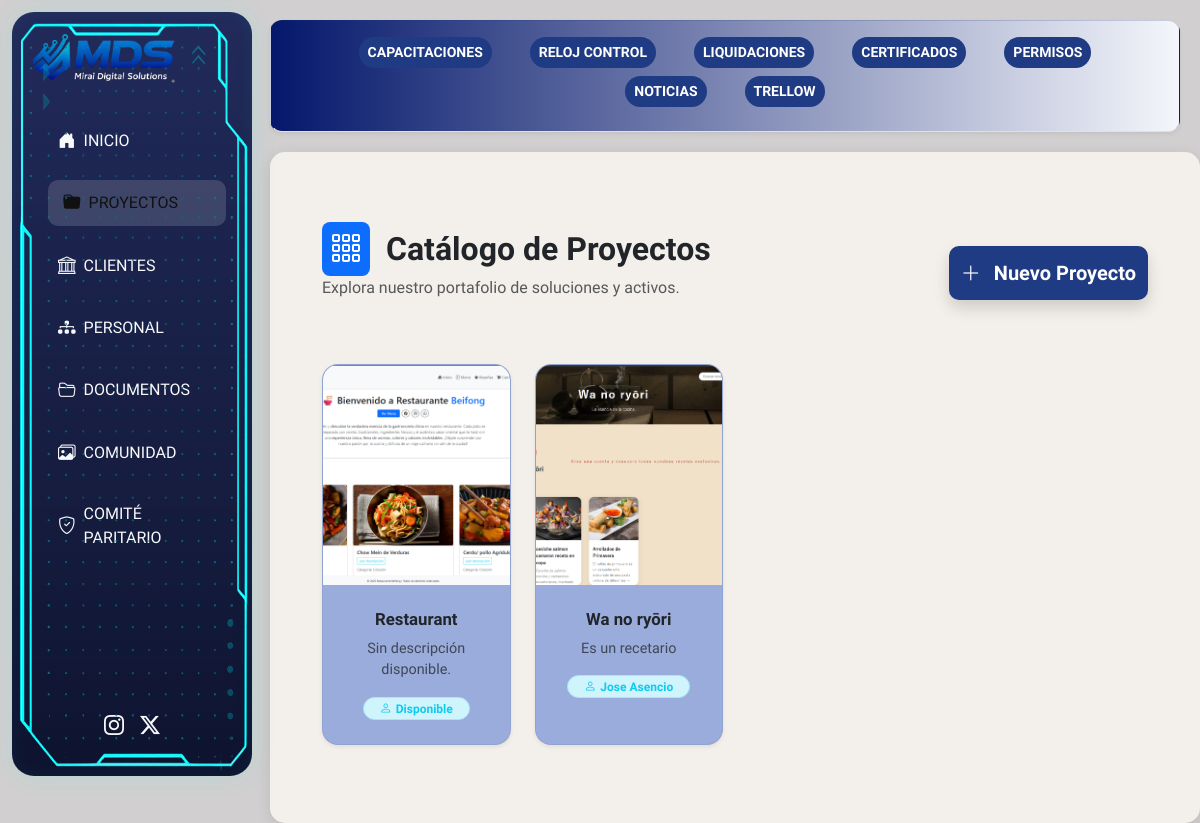
The page /proyecto/nuevo/ on the database its author committed.
### intranet/models.py (models this page shows, shortened)
class Proyecto(models.Model):
    ESTADO_CHOICES = [
        ('Disponible', 'Disponible'),
        ('En Progreso', 'En Progreso'),
        ('Finalizado', 'Finalizado'),
        ('Latente', 'Latente'),
    ]
    nombre = models.CharField(max_length=150)
    descripcion = models.TextField(blank=True, null=True)
    imagen = models.ImageField(upload_to='proyectos/', null=True, blank=True)
    url_referencia = models.URLField(max_length=300, blank=True, null=True)
    cliente = models.ForeignKey('Cliente', on_delete=models.SET_NULL, null=True, blank=True, related_name='proyectos')
    fecha_inicio = models.DateField(null=True, blank=True)
    fecha_fin = models.DateField(null=True, blank=True)
    estado = models.CharField(
        max_length=50,
        choices=ESTADO_CHOICES,
        default="Disponible",
        blank=True
    )

class Cliente(models.Model):
    TIPO_CHOICES = [
        ('natural', 'Persona Natural'),
        ('juridica', 'Persona Jurídica'),
    ]
    tipo = models.CharField(max_length=10, choices=TIPO_CHOICES, default='natural')
    nombre = models.CharField(max_length=100, blank=True, null=True)
    apellido = models.CharField(max_length=100, blank=True, null=True)
    razon_social = models.CharField(max_length=200, blank=True, null=True)
    rut = models.CharField(max_length=50, blank=True, null=True)
    email = models.EmailField()
    telefono = models.CharField(max_length=50, blank=True, null=True)
    direccion = models.CharField(max_length=200, blank=True, null=True)
    ciudad = models.CharField(max_length=100, blank=True, null=True)
    activo = models.BooleanField(default=True)
    def __str__(self):
        if self.tipo == 'natural':
            return f"{self.nombre} {self.apellido}"
        return self.razon_social or "Sin Razón Social"

### intranet/views.py (the view)
# urls.py: path('proyecto/nuevo/', views.agregar_proyecto, name='gestion_catalogo'),
def agregar_proyecto(request, pk=None):
    proyecto = get_object_or_404(Proyecto, pk=pk) if pk else None
    if request.method == 'POST':
        form = ProyectoForm(request.POST, request.FILES, instance=proyecto)
        if form.is_valid():
            form.save()
            return redirect('gestion_catalogo')
    else:
        form = ProyectoForm(instance=proyecto)
    proyectos_todos = Proyecto.objects.all().order_by('-id')
    return render(request, 'proyecto_form.html', {
        'form': form,
        'proyectos_todos': proyectos_todos,
    })

### intranet/templates/proyecto_form.html (shortened to what this page needs)
{% extends "base.html" %}
{% block content %}
<div class="container py-5">
    <div class="row mb-5 align-items-center">
        <div class="col">
            <h2 class="fw-bold text-dark mb-0">
                <span class="p-2 bg-primary text-white rounded-3 me-2"><i class="bi bi-grid-3x3-gap"></i></span>
                Catálogo de Proyectos
            </h2>
            <p class="text-muted mt-2">Explora nuestro portafolio de soluciones y activos.</p>
        </div>
        <div class="col-auto">
            <button class="btn btn-primary btn-lg shadow rounded-pill px-4" data-bs-toggle="modal" data-bs-target="#modalProyecto" onclick="prepararCreacion()">
                <i class="bi bi-plus-lg me-2"></i> Nuevo Proyecto
            </button>
        </div>
    </div>
    <div class="row g-4">
        {% for p in proyectos_todos %}
        <div class="col-sm-6 col-lg-4 col-xl-3">
            <div class="card h-100 border-0 shadow-sm project-card rounded-4 overflow-hidden">
                <div class="position-absolute top-0 end-0 m-3 z-index-1">
                    <span class="badge bg-dark rounded-pill px-3">{{ p.estado }}</span>
                </div>
                <div class="position-relative cursor-zoom" onclick="verImagen('{{ p.imagen.url|default:'' }}', '{{ p.nombre|escapejs }}')">
                    {% if p.imagen %}
                        <img src="{{ p.imagen.url }}" class="card-img-top" style="height: 220px; object-fit: cover;">
                    {% else %}
                        <div class="bg-light d-flex align-items-center justify-content-center" style="height: 220px;">
                            <i class="bi bi-image text-muted opacity-25 fs-1"></i>
                        </div>
                    {% endif %}
                </div>
                <div class="card-body p-4 text-center">
                    <h5 class="fw-bold mb-2 text-dark">{{ p.nombre }}</h5>
                    <p class="text-muted small text-truncate-2 mb-3">{{ p.descripcion|default:"Sin descripción disponible." }}</p>
                    <div class="d-flex justify-content-center">
                        <span class="badge bg-info-subtle text-info border border-info-subtle rounded-pill px-3">
                            <i class="bi bi-person me-1"></i>{{ p.cliente|default:"Disponible" }}
                        </span>
                    </div>
                </div>
                </div>
        </div>
        {% empty %}
        <div class="col-12 text-center py-5">
            <i class="bi bi-archive text-muted display-1 opacity-25"></i>
            <p class="text-muted mt-3">No hay proyectos para mostrar en este momento.</p>
        </div>
        {% endfor %}
    </div>
</div>
{% endblock %}

### intranet/static/styles.css (style rules this page uses)
* { margin: 0; padding: 0; box-sizing: border-box; }
body { font-family: 'Source Sans 3', sans-serif; background-color: #d1cfcf !important; color: #333; overflow-x: hidden; }
.btn-primary { background: #1f3b83 !important; border: none !important; border-radius: 10px !important; padding: 12px !important; font-weight: 600 !important; }
.card { border: none; border-radius: 0.75rem; background-color: #99acdb; transition: transform 0.3s ease, box-shadow 0.3s ease; }
.card-body h5 { color: #fff; font-size: 1.05rem; font-weight: 700; }
.card-body p { color: rgba(255,255,255,0.85); font-size: 0.9rem; }

### intranet/templates/proyecto_form.html (style rules this page uses)
body { background-color: #f8f9fa; }
.project-card { transition: 0.3s ease-in-out; border: 1px solid rgba(0,0,0,0.05) !important; }
.cursor-zoom { cursor: zoom-in; }
.text-truncate-2 { display: -webkit-box; -webkit-line-clamp: 2; -webkit-box-orient: vertical; overflow: hidden; }

### rows shown on the page
Proyecto: imagen (picture), nombre "Restaurant", descripcion "Sin descripción disponible.", cliente "Disponible"
Proyecto: imagen (picture), nombre "Wa no ryōri", descripcion "Es un recetario", cliente "Jose Asencio"
